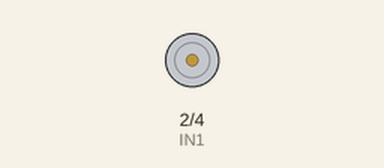
This sketch was run on a simulated Arduino Uno, built with avr-gcc and run on an emulated ATmega328P. Shown: motor-driver pin pairs drawn as motors (green arrow = first pin HIGH = forward, orange = second pin HIGH = backward, longer = more drive, scaled by the enable pin). What the sketch prints to the serial monitor is not drawn.

Above: at 1.0 s.
Timing chart, 0 to 5.2 s (numbered marks = the images above):
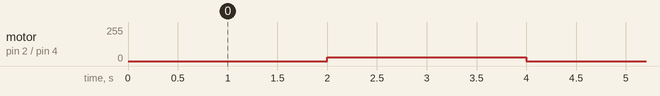

Measured:
- by itself, motor on pin 2 (IN1) / pin 4 (IN2): alternates forward 30/255 for 2.0 s and stopped for 2.0 s

The sketch:

Encoder_PuenteH.ino
```cpp
const int ENC_A = 6;
const int ENC_B = 5;

// Motor amarillo
const int IN1 = 2;
const int IN2 = 4;
const int ENA = 3;

volatile int pulseCount = 0;
unsigned long lastTime = 0;
const unsigned long interval = 1000; // Intervalo de tiempo en milisegundos

void setup() {
  Serial.begin(9600);
  pinMode(ENC_A, INPUT);
  pinMode(ENC_B, INPUT);
  pinMode(IN1, OUTPUT);
  pinMode(IN2, OUTPUT);
  pinMode(ENA, OUTPUT);

  attachInterrupt(digitalPinToInterrupt(ENC_A), countPulse, RISING);
}

void loop() {
  unsigned long currentTime = millis();
  if (currentTime - lastTime >= interval) {
    lastTime = currentTime;
    float rpm = (pulseCount / 20.0) * 60.0; // Suponiendo 20 pulsos por revolución
    Serial.print("RPM: ");
    Serial.println(rpm);
    pulseCount = 0;
  }
  motor();
}

void countPulse() {
  pulseCount++;
}

void motor() {
  Serial.println("Motor detenido");
  digitalWrite(IN1, LOW); // Detener motor
  digitalWrite(IN2, LOW);
  analogWrite(ENA, 0);    // Sin velocidad
  delay(2000);

// velocidad mínimo sin peso: 30
  Serial.println("Motor a velocidad media");
  digitalWrite(IN1, HIGH); // Sentido del motor
  digitalWrite(IN2, LOW);
  analogWrite(ENA, 30);   // Velocidad media (50%)
  delay(2000);

  // Serial.println("Motor a velocidad máxima");
  // digitalWrite(IN1, HIGH); // Sentido del motor
  // digitalWrite(IN2, LOW);
  // analogWrite(ENA, 154);   // Velocidad máxima (100%)
  // delay(4000);

  // Serial.println("Motor detenido");
  // digitalWrite(IN1, LOW); // Detener motor
  // digitalWrite(IN2, LOW);
  // analogWrite(ENA, 0);    // Sin velocidad
  // delay(2000);

// Cambio de dirección
//  Serial.println("Motor cambiando de dirección");
//  digitalWrite(IN1, LOW);  // Cambiar sentido del motor
//  digitalWrite(IN2, HIGH);
//  analogWrite(ENA, 60);   // Mantener velocidad máxima
//  delay(2000);
}
```
